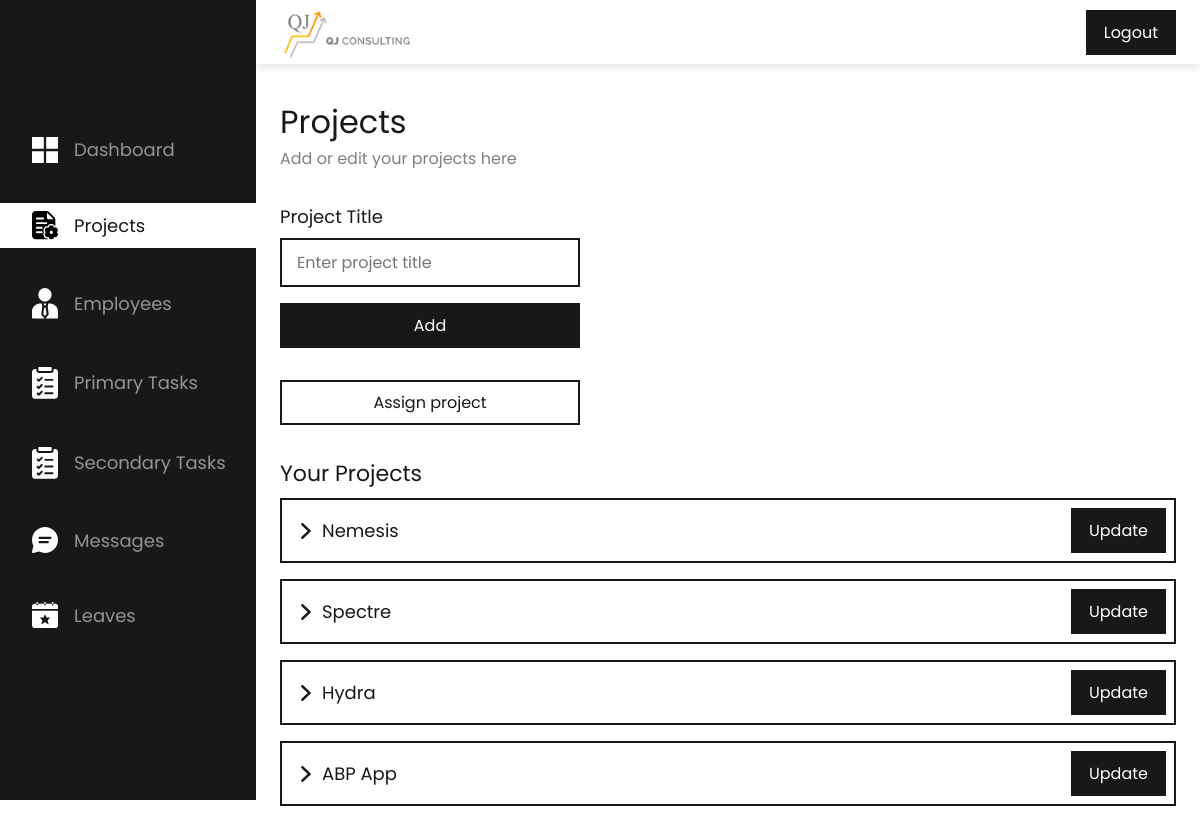
Page /admin/projects.php (signed in) on the committed database.
### tables this page shows
CREATE TABLE `project_master` (
  `project_id` int NOT NULL AUTO_INCREMENT,
  `title` varchar(512) NOT NULL,
  `activity` tinyint(1) NOT NULL DEFAULT '1',
  PRIMARY KEY (`project_id`)
);

### admin/projects.php (the view, shortened to what this page needs)
<?php
    include("./../connection/connection.php");
?>
<!DOCTYPE html>
<html lang="en">
    <head>
        <link rel="stylesheet" href="./../css/style.css">
        <link rel="stylesheet" href="./../css/navigation.css">
    </head>
    <body>
        <?php include("./topNavigation.php"); ?>
        <?php include("./sideNavigation.php"); ?>
        <div class="container">
            <div class="my-32 px-2vw">
                <div class="font-32">
                    Projects
                </div>
                <div class="font-16 color-2" style="color: grey;">Add or edit your projects here</div>
            </div>
            <div class="my-32 px-2vw">
                <form class="w300-px" method="POST">
                    <div class="flex flex-column gap-16">
                        <div class="flex flex-column gap-8 font-18">
                            Project Title
                            <input class="input-field font-16" type="text" placeholder="Enter project title" name="title">
                        </div>
                        <div class="flex flex-column gap-8">
                            <input class="button-1 font-16" type="submit" value="Add" name="submit">
                        </div>
                    </div>
                </form>
            </div>
            <div class="my-32 px-2vw">
                <input class="button-2 w300-px font-16" type="button" onclick="toggleOverlay()" value="Assign project">
            </div>
            <div class="my-32 px-2vw">
                <div class="font-22">Your Projects</div>
                <div class="my-8 flex flex-column gap-16">
                    <?php
                        $query = "SELECT
                                pm.`project_id`,
                                pm.`title`,
                                GROUP_CONCAT(em.`emp_id` ORDER BY em.`emp_id` SEPARATOR ',') AS emp_ids,
                                GROUP_CONCAT(em.`name` ORDER BY em.`emp_id` SEPARATOR ',') AS emp_names,
                                GROUP_CONCAT(pem.`start_date` ORDER BY em.`emp_id` SEPARATOR ',') AS start_dates
                            FROM `project_master` pm
                            LEFT JOIN `project_employee_map` pem ON pm.`project_id` = pem.`project_id`
                            LEFT JOIN `employee_master` em ON pem.`emp_id` = em.`emp_id`
                            GROUP BY pm.`project_id`";
                        $data = mysqli_query($connection, $query);
                        while($ar = mysqli_fetch_array($data))
                        {
                    ?>
                            <div class="card-1 flex flex-column gap-16">
                                <form method="POST">
                                    <div class="flex align-center justify-between gap-8">
                                        <div class="flex align-center gap-8 w100-percent">
                                            <img src="./../res/icons/right-cheveron.svg" alt="" onclick="showDetails(this)">
                                            <input class="font-18 w100-percent" type="text" value="<?php echo $ar['title']; ?>" name="title">
                                        </div>
                                        <input class="button-1 font-16" type="submit" value="Update" name="update">
                                    </div>
                                </form>
                            </div>
                    <?php
                        }
                    ?>
                </div>
            </div>
        </div>
    </body>
</html>

### css/style.css (style rules this page uses)
* { margin: 0; padding: 0; box-sizing: border-box; text-decoration: none; outline: none; border: none; font-family: "Poppins", sans-serif; color: var(--theme-color-3); user-select: none; }
:root { --theme-color-1: #000000; --theme-color-2: #FFFFFF; --theme-color-3: #181818; }
.container { margin-top: 64px; margin-left: 256px; padding-top: 2px; }
.w100-percent { width: 100%; }
.w300-px { width: 300px; }
.flex { display: flex; }
.flex-column { flex-direction: column; }
.justify-between { justify-content: space-between; }
.align-center { align-items: center; }
.gap-8 { gap: 8px; }
.gap-16 { gap: 16px; }
.my-8 { margin-top: 8px; margin-bottom: 8px; }
.my-32 { margin-top: 32px; margin-bottom: 32px; }
.px-2vw { padding-left: 2vw; padding-right: 2vw; }
.font-16 { font-size: 16px; }
.font-18 { font-size: 18px; }
.font-22 { font-size: 22px; }
.font-32 { font-size: 32px; }
.input-field { border: 2px solid var(--theme-color-3); padding: 10px 15px; }
.button-1 { border: 2px solid var(--theme-color-3); background-color: var(--theme-color-3); color: var(--theme-color-2); padding: 8px 16px; cursor: pointer; }
.button-2 { border: 2px solid var(--theme-color-3); background-color: var(--theme-color-2); color: var(--theme-color-3); padding: 8px 16px; cursor: pointer; }
.card-1 { border: 2px solid var(--theme-color-3); padding: 8px 8px 8px 16px; height: 65px; overflow: hidden; }

### rows in the picture
project_master: title "Nemesis"
project_master: title "Spectre"
project_master: title "Hydra"
project_master: title "ABP App"
